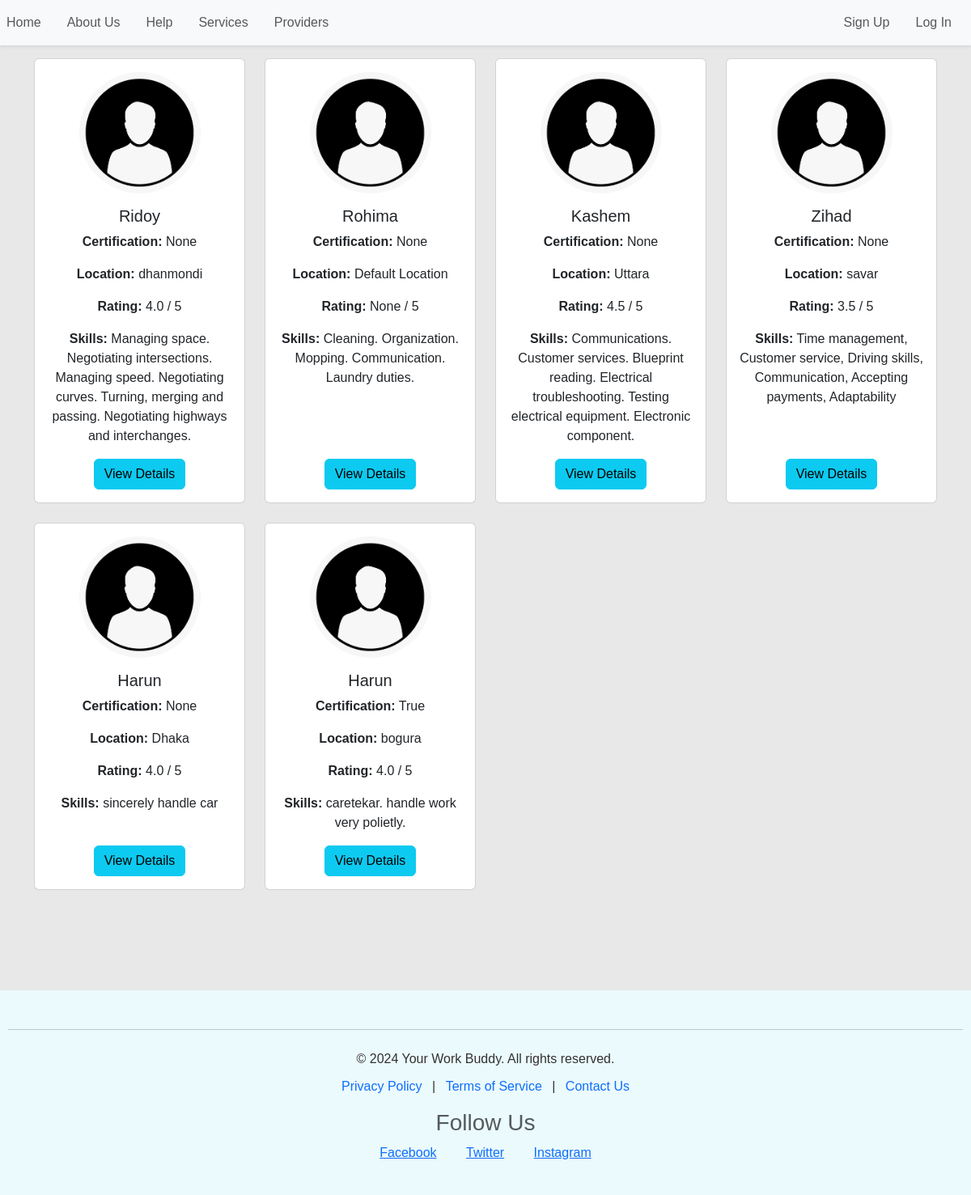
/provider/, run on an earlier commit of the app's database.
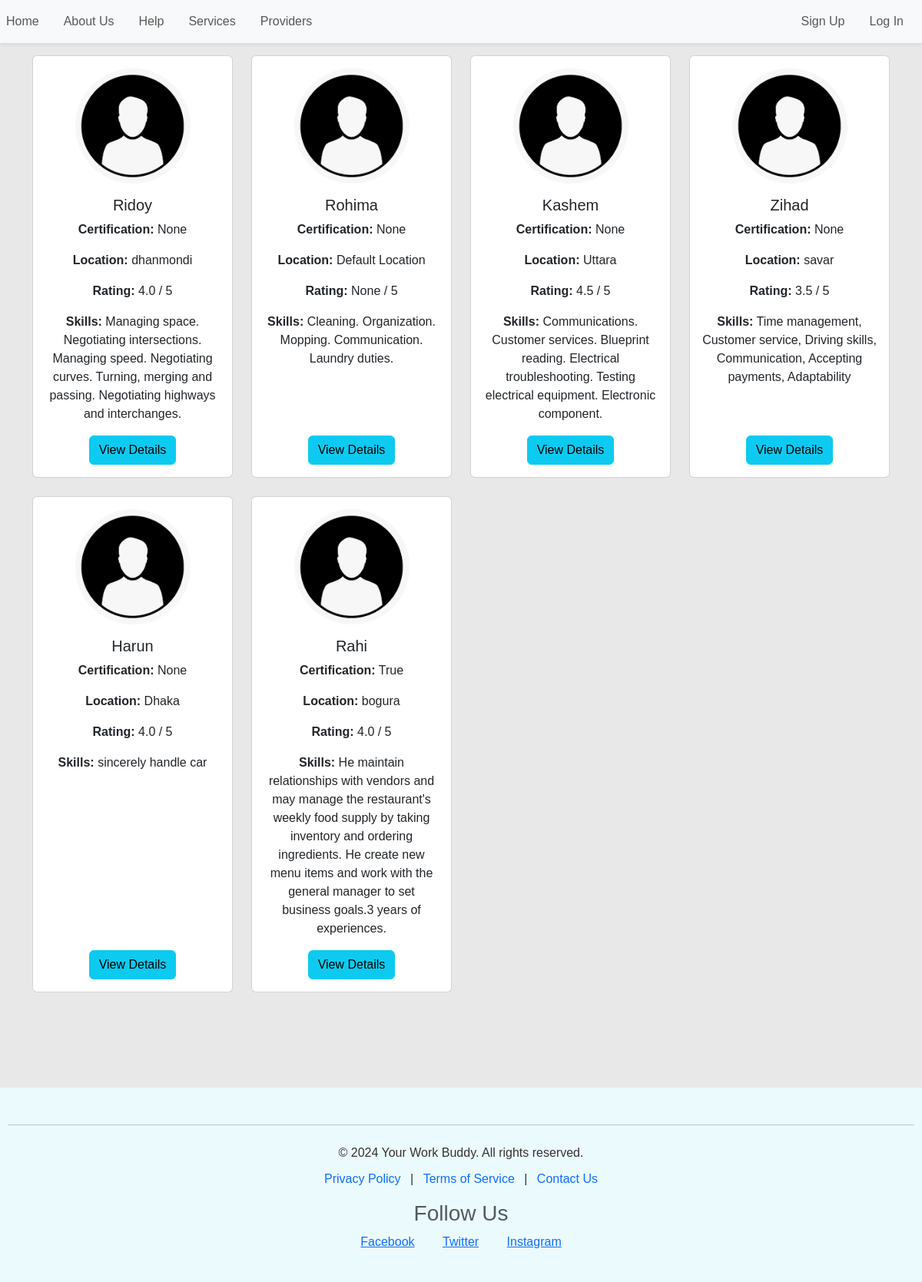
And on a later commit of the database.
### services/models.py (models this page shows, shortened)
class Provider(models.Model):
    user = models.OneToOneField(settings.AUTH_USER_MODEL, on_delete=models.CASCADE, related_name='provider')
    provider_name = models.CharField(max_length=200, blank=True, null=True)
    provider_id = models.IntegerField(blank=True, null=True)
    skills = models.TextField(max_length=1000, blank=True, null=True)
    certification = models.BooleanField(blank=True, null=True)
    employement_type = models.CharField(max_length=200, blank=True, null=True)
    rating = models.FloatField(default=0)
    total_work = models.IntegerField(default=0)
    nid = models.IntegerField(blank=True, null=True)
    contact_info = models.IntegerField(blank=True, null=True)
    location = models.CharField(max_length=200, default="Default Location", blank=True, null=True)
    picture = models.ImageField(upload_to=provider_directory_path, blank=True, null=True)
    wallet_balance = models.FloatField(default=0.0)

### services/views.py (the view)
# urls.py: path('provider/',s_views.provider, name= 'provider'),
def provider(request):
    pro= Provider.objects.all()
    c = {
        'provider':pro,
    }
    return render(request, template_name='services/provider.html',context=c)

### template/services/provider.html
{% extends 'base.html' %}
{% load static %}
{% block content %}
<div class="container mt-3">
  <div class="row">
    {% for p in provider %}
      <div class="col-md-4 col-lg-3 mb-4">
        <div class="card h-100">
          <div class="card-body d-flex flex-column align-items-center text-center">
            {% if p.picture %}
              <img src="{{ p.picture.url }}" alt="Provider Picture" class="img-fluid rounded-circle mb-3" style="width: 150px; height: 150px; object-fit: cover;">
            {% else %}
              <img src="{% static 'user.png' %}" alt="Default Profile Picture" class="img-fluid rounded-circle mb-3" style="width: 150px; height: 150px; object-fit: cover;">
            {% endif %}
            <h5 class="card-title">{{ p.provider_name }}</h5>
            <p class="card-text"><strong>Certification:</strong> {{ p.certification }}</p>
            <p class="card-text"><strong>Location:</strong> {{ p.location }}</p>
            <p class="card-text"><strong>Rating:</strong> {{ p.rating }} / 5</p>
            <p class="card-text"><strong>Skills:</strong> {{ p.skills }}</p>
            <a href="{% url 'provider_detail' id=p.id %}" class="btn btn-info mt-auto">View Details</a>
          </div>
        </div>
      </div>
    {% endfor %}
  </div>
</div>
{% endblock %}

What changed in the data, as far as the page shows it:
changed Provider "True": provider_name "Harun" → "Rahi"; skills "caretekar. handle work very polietly." → "He maintain relationships with vendors and may manage the restaurant's weekly food supply by taking inventory and ordering ingredients. He create new menu items and work with the general manager to set business goals.3 years of experiences."
